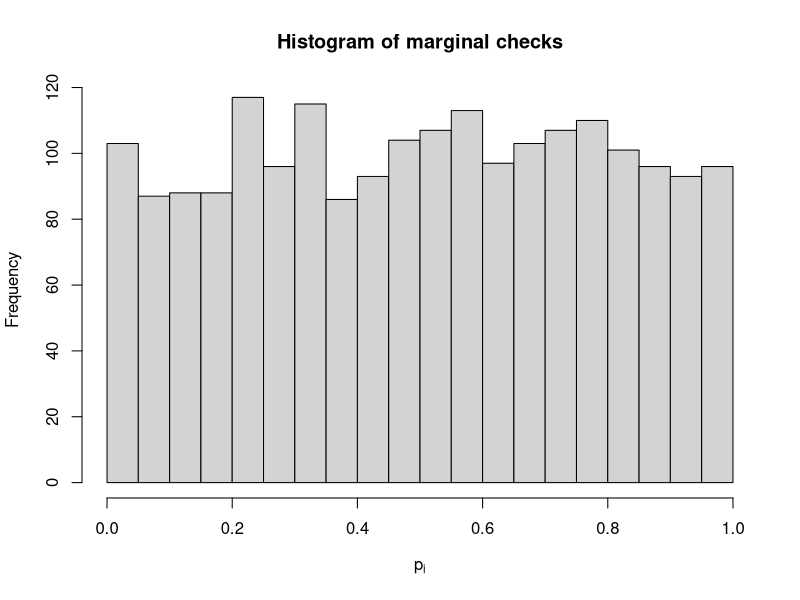
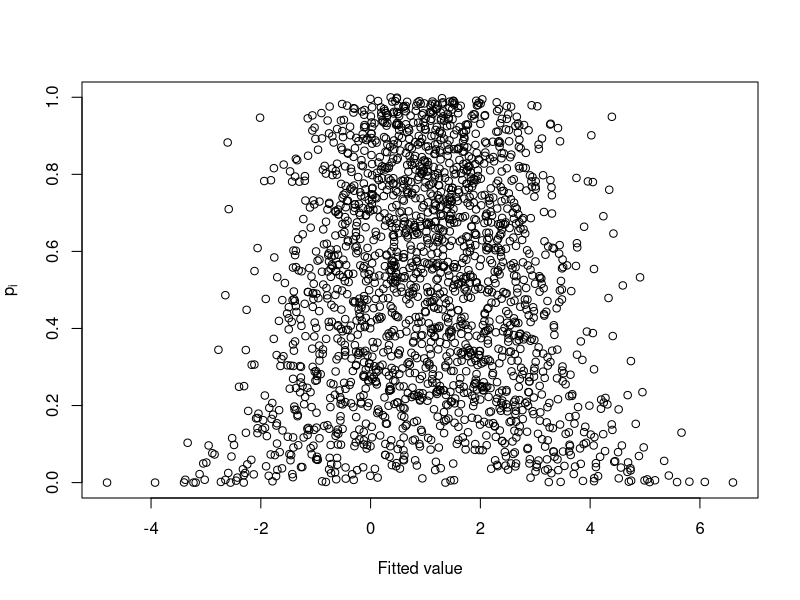
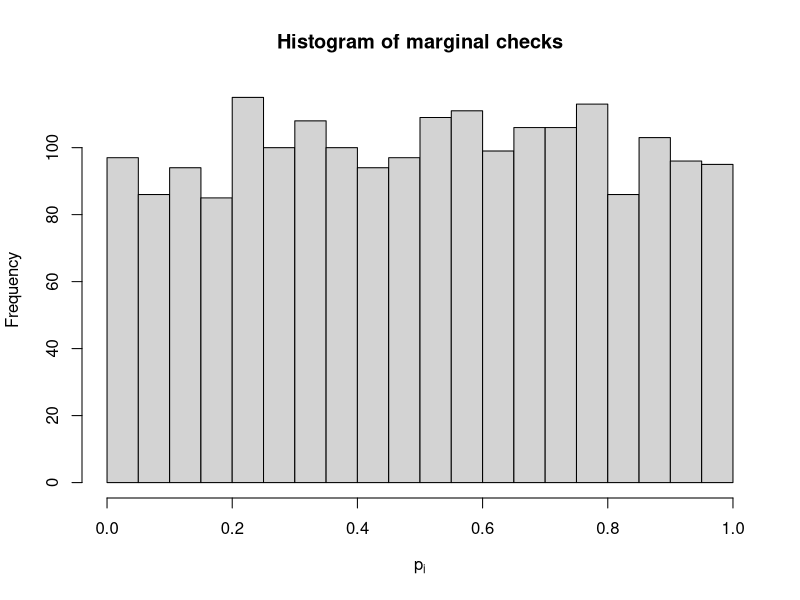
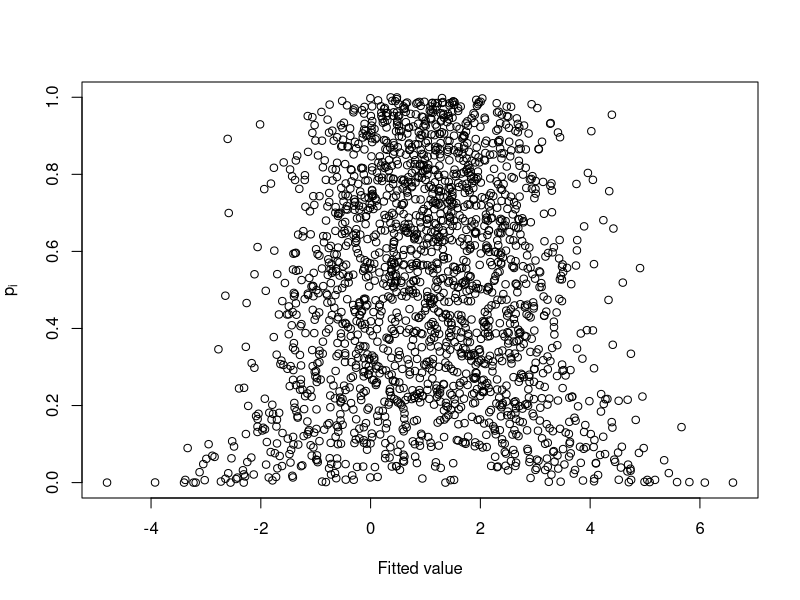

These charts were generated, in order, by the following R code:
## ---- chunk 1
knitr::opts_chunk$set(echo = TRUE)
## ---- chunk 2
#Step 1: Simulate an explanatory variable
set.seed(123456)
n<-2000; x<-rnorm(n)
beta<-c(1.5,1.5,-0.5) #Specify co-efficient values
X<-cbind(rep(1,n),x,x^2) #Create predictor matrix
y<-X%*%beta + rnorm(n)*1.4 #Create response vector with i.i.d. errors
y<-as.numeric(y)
#We have shown a t-test can be interpreted in a Bayesian way, so can fixed-effect 
#regression. Therefore just estimate co-efficients using the lm function.
#Then extract co-efficients and estimate of residual variance.
#Note the question says to fit a model with only a linear term for x.
Xm <-X[,1:2] #Component of X matrix used in model fit.
mod<-lm(y~0+Xm) #Estimate was coded in X matrix, suppress this with 0 in lm.
  #Note as intercept was included, remove second term.
betaest<-mod$coef; betaest
s2 <-summary(mod)$sigma^2; s2
## ---- chunk 3
library(mvtnorm)
XTXinv <-solve(crossprod(Xm)) #Note drop the last column as it was not fitted in the lm.
n<-length(y);p<-dim(Xm)[2]
iter = 3000
vyrep1<-vyrep2<-rangeyrep1<-rangeyrep2<-0 #Storing test statistics.
for(i in 1:iter){
  tau <-rgamma(1,0.5*(n-p),0.5*(n-p)*s2) #draw a precision
  sigma2 <-1/tau #convert to variance
  betarep1<- rmvnorm(1,mean=betaest,sigma=sigma2*XTXinv ) #draw co-efficient
  betarep2<- rmvt(1, sigma=s2*XTXinv, df=n-2,delta=betaest) 
  Xbetarep1 <- Xm%*%as.vector(betarep1)
  Xbetarep2 <- Xm%*%as.vector(betarep2)
  yrep1 <-Xbetarep1+rnorm(n)*sqrt(sigma2) #create replicate dataset 1.
  yrep2 <-Xbetarep2+rnorm(n)*sqrt(sigma2) #create replicate dataset 2.
  yrep1 <-as.numeric(yrep1); yrep2 <-as.numeric(yrep2)
  vyrep1[i] <-var(yrep1) #Example of poor choice of diagnostic.
  vyrep2[i] <-var(yrep2) #Example of poor choice of diagnostic.
  rangeyrep1[i] <-diff(range(yrep1)) # A better choice of test diagnostic.
  rangeyrep2[i] <-diff(range(yrep2)) # A better choice of test diagnostic.
}
table(vyrep1>var(y))
table(vyrep2>var(y))
table(rangeyrep1>diff(range(y)))
table(rangeyrep2>diff(range(y)))
## ---- chunk 4
pvec1<- pvec2 <-rep(0,n)
for(i in 1:iter){
  tau <-rgamma(1,0.5*(n-p),0.5*(n-p)*s2) #draw a precision
  sigma2 <-1/tau #convert to variance
  betarep1<- rmvnorm(1,mean=betaest,sigma=sigma2*XTXinv ) #draw co-efficient
  betarep2<- rmvt(1, sigma=s2*XTXinv, df=n-2,delta=betaest)
  Xbetarep1 <- Xm%*%as.vector(betarep1)
  Xbetarep2 <- Xm%*%as.vector(betarep2)
  yrep1 <-Xbetarep1+rnorm(n)*sqrt(sigma2) #create replicate dataset 1.
  yrep2 <-Xbetarep2+rnorm(n)*sqrt(sigma2) #create replicate dataset 2.
  yrep1 <-as.numeric(yrep1); yrep2 <-as.numeric(yrep2)
  pvec1[yrep1 < y] <-pvec1[yrep1 <y]+1
  pvec2[yrep2 < y] <-pvec2[yrep2 <y]+1
}
#Histogram of marginal p-values.
hist(pvec1/iter,xlab=expression(p[i]),main='Histogram of marginal checks',breaks=20)
#Compare to prediction of fitted values.
plot(predict(mod),pvec1/iter,ylab=expression(p[i]),xlab='Fitted value')

hist(pvec2/iter,xlab=expression(p[i]),main='Histogram of marginal checks',breaks=20)
#Compare to prediction of fitted values.
plot(predict(mod),pvec2/iter,ylab=expression(p[i]),xlab='Fitted value')
